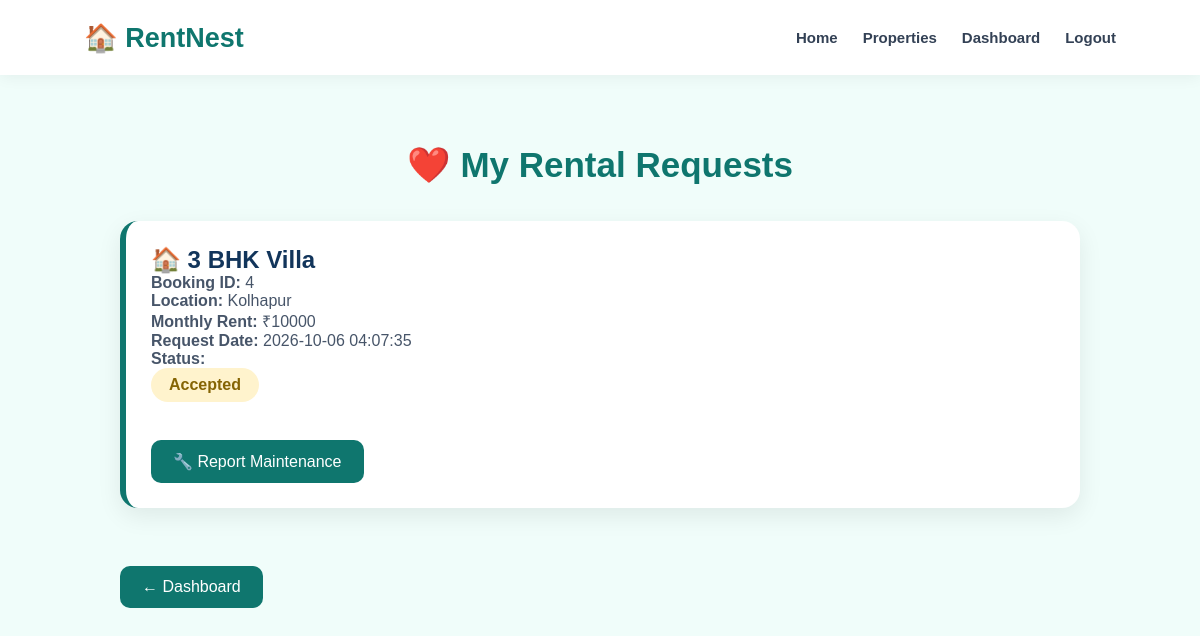
/my-booking (signed in), run on the app's committed database.
### tables this page shows
CREATE TABLE bookings (
        id INTEGER PRIMARY KEY AUTOINCREMENT,
        user_id INTEGER,
        property_id INTEGER,
        status TEXT DEFAULT 'Pending',
        request_date TIMESTAMP DEFAULT CURRENT_TIMESTAMP
    );

CREATE TABLE properties (

            id INTEGER PRIMARY KEY AUTOINCREMENT,

            owner_id INTEGER,

            title TEXT NOT NULL,

            property_type TEXT NOT NULL,

            location TEXT NOT NULL,

            rent INTEGER NOT NULL,

            deposit INTEGER,

            facilities TEXT,

            image TEXT,

            status TEXT DEFAULT 'Available'

        );

### app.py (the view)
@app.route("/my-booking")
def my_booking():
    if "user_id" not in session:
        return redirect(
            url_for("login")
        )
    connection = get_db_connection()
    bookings = connection.execute(
        """
        SELECT
            bookings.*,
            properties.title,
            properties.location,
            properties.rent,
            properties.image

        FROM bookings

        JOIN properties
        ON bookings.property_id = properties.id

        WHERE bookings.user_id = ?

        ORDER BY bookings.id DESC
        """,
        (session["user_id"],)
    ).fetchall()
    connection.close()
    return render_template(
        "my_booking.html",
        bookings=bookings
    )

### database.py (called while the page is built)
def get_db_connection():
    connection = sqlite3.connect(DATABASE)
    connection.row_factory = sqlite3.Row
    return connection

### templates/my_booking.html (shortened to what this page needs)
<!DOCTYPE html>
<html lang="en">
<head>
    <link rel="stylesheet"
          href="{{ url_for('static', filename='style.css') }}">
</head>
<body>
    <nav class="navbar">
        <div class="logo">
            🏠 RentNest
        </div>
        <div class="nav-links">
            <a href="/">
                Home
            </a>
            <a href="/properties">
                Properties
            </a>
            <a href="/tenant-dashboard">
                Dashboard
            </a>
            <a href="/logout">
                Logout
            </a>
        </div>
    </nav>
    <div class="booking-page">
        <h1 class="booking-title">
            ❤️ My Rental Requests
        </h1>
        {% if bookings %}
            {% for booking in bookings %}
                <div class="booking-card">
                    <h2>
                        🏠 {{ booking["title"] }}
                    </h2>
                    <p>
                        <strong>Booking ID:</strong>
                        {{ booking["id"] }}
                    </p>
                    <p>
                        <strong>Location:</strong> {{ booking["location"] }}<br>
                        <strong>Monthly Rent:</strong> ₹{{ booking["rent"] }}<br>
                        <strong>Request Date:</strong> {{ booking["request_date"] }}
                    </p>
                    <p>
                        <strong>Status:</strong>
                    </p>
                    <span class="status">{{ booking["status"] }}</span>
                    {% if booking["status"] == "Accepted" %}
                    <br><br><a href="/maintenance/{{ booking['property_id'] }}" class="back-button">🔧 Report Maintenance</a>
                    {% endif %}
                </div>
            {% endfor %}
        {% endif %}
        <br>
        <a href="/tenant-dashboard"
           class="back-button">
            ← Dashboard
        </a>
    </div>
</body>
</html>

### static/style.css (style rules this page uses)
* { margin: 0; padding: 0; box-sizing: border-box; }
body { font-family: Arial, Helvetica, sans-serif; background: #f8fafc; color: #172033; }
.navbar { height: 75px; display: flex; align-items: center; justify-content: space-between; padding: 0 7%; background: white; box-shadow: 0 2px 15px rgba(0, 0, 0, 0.06); position: sticky; top: 0; z-index: 100; }
.logo { font-size: 27px; font-weight: bold; color: #0f766e; }
.nav-links { display: flex; align-items: center; gap: 25px; }
.nav-links a { text-decoration: none; color: #334155; font-size: 15px; font-weight: 600; }

### templates/my_booking.html (style rules this page uses)
body { margin: 0; font-family: Arial, sans-serif; background: #f0fdfa; }
.booking-page { max-width: 1000px; margin: 50px auto; padding: 20px; }
.booking-title { text-align: center; color: #0f766e; font-size: 35px; margin-bottom: 35px; }
.booking-card { background: white; border-radius: 18px; padding: 25px; margin-bottom: 20px; box-shadow: 0 8px 25px rgba(0,0,0,0.08); border-left: 6px solid #0f766e; }
.booking-card h2 { color: #12355b; margin-top: 0; }
.booking-card p { color: #475569; font-size: 16px; }
.status { display: inline-block; padding: 8px 18px; border-radius: 20px; background: #fff3cd; color: #856404; font-weight: bold; }
.back-button { display: inline-block; margin-top: 20px; margin-right: 10px; padding: 12px 22px; background: #0f766e; color: white; text-decoration: none; border-radius: 10px; }

### data on the page
bookings: title "3 BHK Villa", id "4", location "Kolhapur", rent "10000", request_date "2026-10-06 04:07:35", status "Accepted"
